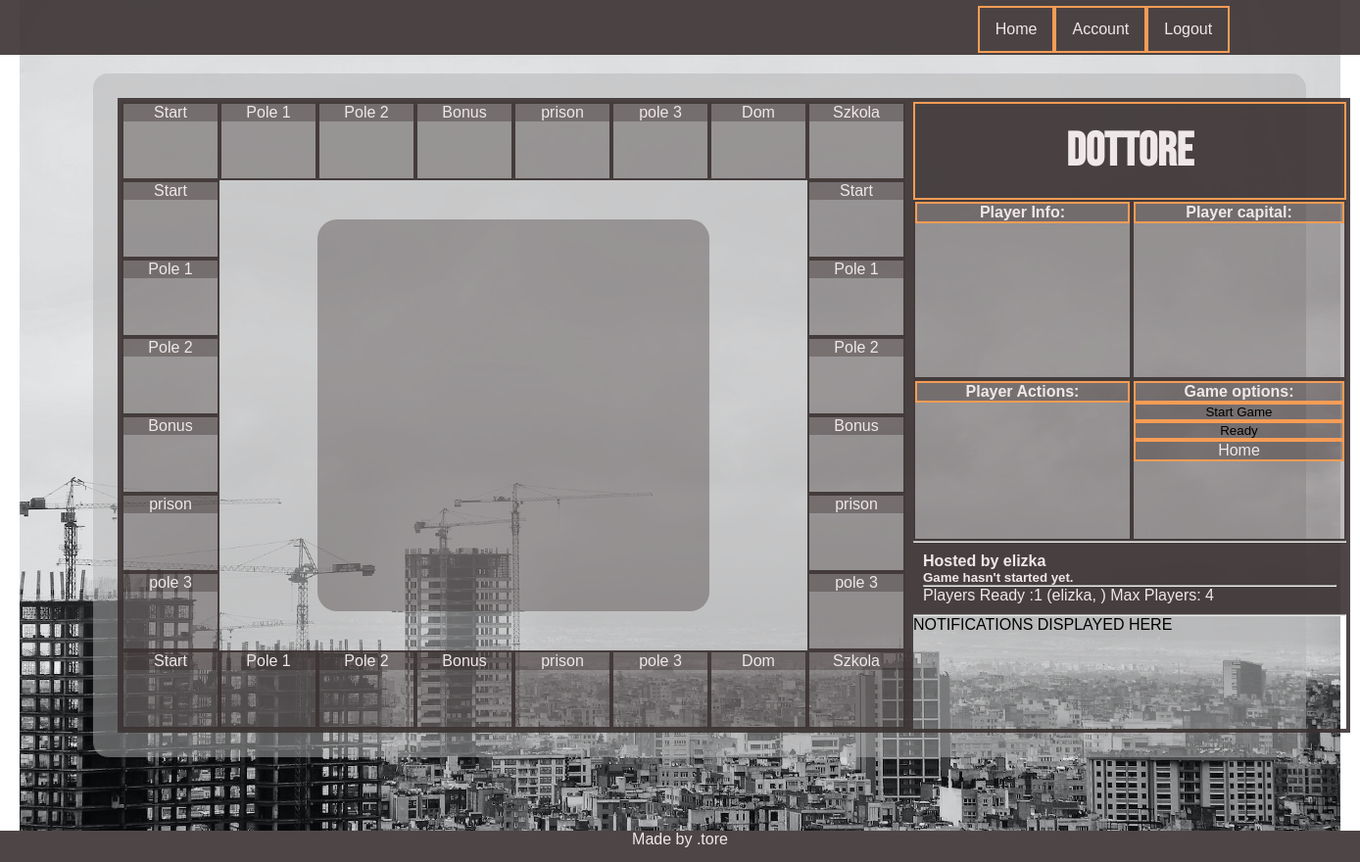
The page /game/3/ (signed in) on the database as committed earlier.
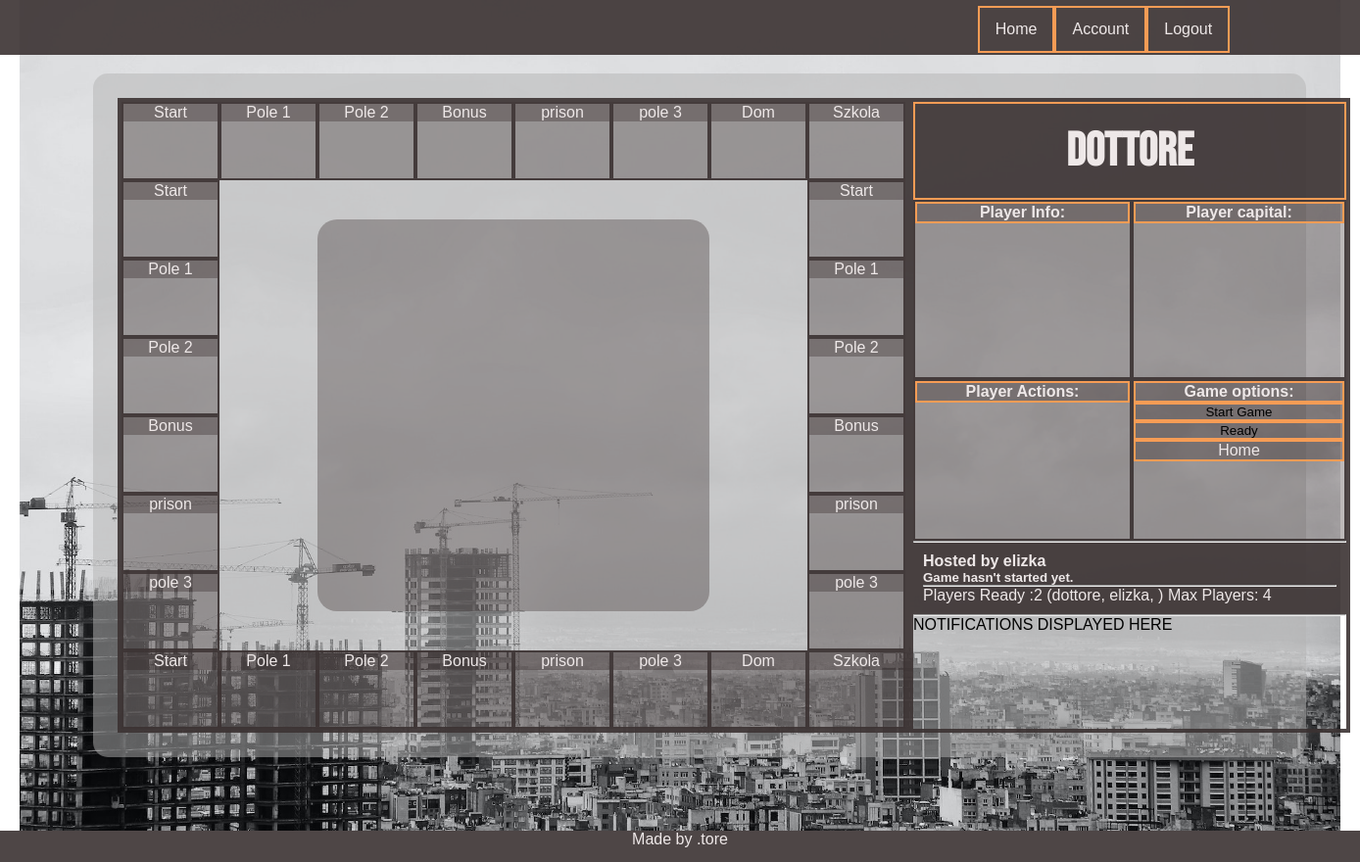
The same page on the database as committed later.
### game/models.py (models this page shows, shortened)
class Field(models.Model):
    nr = models.IntegerField(default = None, blank = True, null = True)
    name = models.CharField(max_length=150)
    owner = models.ForeignKey(Player, on_delete=models.CASCADE, related_name='fieldOwner', null=True, default=None, blank=True)
    typeof = models.ForeignKey(FieldType, on_delete=models.CASCADE, related_name='typeOfField', null=True, default= None, blank=True)
    price = models.IntegerField(default=100)
    grade = models.IntegerField(default=1)

class Game(models.Model):
    name = models.CharField(max_length=150)
    host = models.CharField(max_length=10)
    is_played = models.BooleanField(default=False)
    max_players = models.IntegerField(default=4)
    who_is_ready = models.ManyToManyField(Player, related_name="guys_ready", blank=True)
    who_is_playing = models.ManyToManyField(Player, related_name="guys_playing", blank=True)
    turn = models.IntegerField(default=1)
    turn_of_player = models.ForeignKey(Player, on_delete=models.CASCADE, related_name='czyja_tura', blank=True,
                                       null=True)
    @property
    def how_many_players_ready(self):
        return self.who_is_ready.count()
    @property
    def players_ready(self):
        return list(self.who_is_ready.all())
    @property
    def players_playing(self):
        return list(self.who_is_playing.all())

### player/models.py (models this page shows)
class Player(models.Model):
    name = models.ForeignKey(User,on_delete=models.CASCADE,related_name='player_name')
    parent= models.CharField(max_length = 10)
    nick = models.CharField(max_length=10 )
    in_game= models.BooleanField(default = False)
    money = models.IntegerField(default=150)
    position = models.IntegerField(default=1)
    tossed_dice= models.BooleanField(default=False)
    description = models.TextField(max_length = 300, null = True)
    def __str__(self):
        return self.nick

### game/views.py (the view)
# urls.py: path('<int:id>/', detail, name = 'detail'),
@login_required
def detail(request, id):
    game = Game.objects.get(pk=id)
    player = Player.objects.get(parent=request.user.username)
    boardSize = 8
    r1 = Field.objects.all()[:boardSize]
    r2 = Field.objects.filter()[:(boardSize-2)]
    r3 = Field.objects.filter()[:boardSize]
    r4 = Field.objects.filter()[:boardSize-2]
    args = {'game': game, 'players_ready': game.players_ready, 'players_playing':game.players_playing,
            'player_in_game':player in game.players_playing, 'r1':r1, 'r2':r2, 'r3':r3, 'r4':r4}
    return render(request, 'game/detail.html', args)

### templates/game/detail.html (shortened to what this page needs)
{% extends 'base.html' %}
{% load static %}
{% block css %}
<link rel="stylesheet" href="{% static 'css/detail.css' %}">
{% endblock %}
{% block content %}
    <section class="game_section game_section_board">
     <div class="r1">
        {% for field in r1 %}
        <div class= 'game_field --row'><div class='game_field__header'> {{field.name}}</div></div>
        {% endfor %}
     </div>
     <div class="r2 ">
        {% for field in r2 %}
        <div class= 'game_field --col'>
            <div class='game_field__header'>
                {{field.name}}
            </div>
        </div>
        {% endfor %}
     </div>
     <div class="r3">
        {% for field in r3 %}
        <div class= 'game_field --row'><div class='game_field__header'> {{field.name}}</div></div>
        {% endfor %}
     </div>
     <div class="r4">
        {% for field in r4 %}
        <div class= 'game_field --col'>
            <div class='game_field__header'>
                {{field.name}}
            </div>
        </div>
        {% endfor %}
     </div>
      <div class="inner_board"></div>
    </section>
    <section class = "game_section game_section_sidebar">
        <div class="game_section_sidebar_top">
            <article class="sidebar_top__sidebar_header">
                <h2>Dottore</h2>
            </article>
            <article class="sidebar_top__player_info __sidebar_item">
                <div class= '__sidebar_item_action'><h4>Player Info:</h4></div>
            </article>
            <article class="sidebar_top__game_stats __sidebar_item">
                <div class= '__sidebar_item_action'><h4>Player capital:</h4></div>
            </article>
            <article class="sidebar_top__game_actions __sidebar_item">
            <div class= '__sidebar_item_action'><h4>Player Actions:</h4></div>
            </article>
            <article class="sidebar_top__global_actions  __sidebar_item">
                <div class= '__sidebar_item_action'><h4>Game options:</h4></div>
                <div class="__sidebar_menu_column">
                    {% if not game.is_played %}
                    <input type ="button" value="Start Game" class="__sidebar_item_action --start_btn">
                    <input type ="button" value="Ready" class="__sidebar_item_action --ready_btn">
                    {% endif %}
                    <div class='__sidebar_item_action'><a href ="{% url 'home'%}">Home</a></div>
                </div>
        </article>
        </div>
        <hr>
        <div class="game_section_sidebar_bottom">
            <h4>Hosted by {{game.host}}</h4>
            {% if game.is_played %}
            <h5 class = "notification-item">Game has already started!</h5>
                {% else %}
            <h5 class  = "notification-item">Game hasn't started yet.</h5>
                {% endif %}
            <hr>
                {% if game.is_played %}
            <p>Players in game: (
                {% for player in players_playing %}
                {{player}},
                {% endfor %})
            </p>
            <hr>
            <div class = '--menu'>
                {{game.turn_of_player}} turn!
                    {% else %}
                Players Ready :{{game.how_many_players_ready}} ({% for player in players_ready %}{{player}},
                    {% endfor %})
                Max Players: {{game.max_players}}
                    {% endif %}
            </div>
            <hr>
            <p class="notification-item">NOTIFICATIONS DISPLAYED HERE<p>
        </div>
    </section>
</div>
{% endblock %}

Rows that differ between the two databases and show on the page:
computed for Game "elizka": how_many_players_ready "1" → "2"
now on this page (row edited): Player: nick "dottore"
